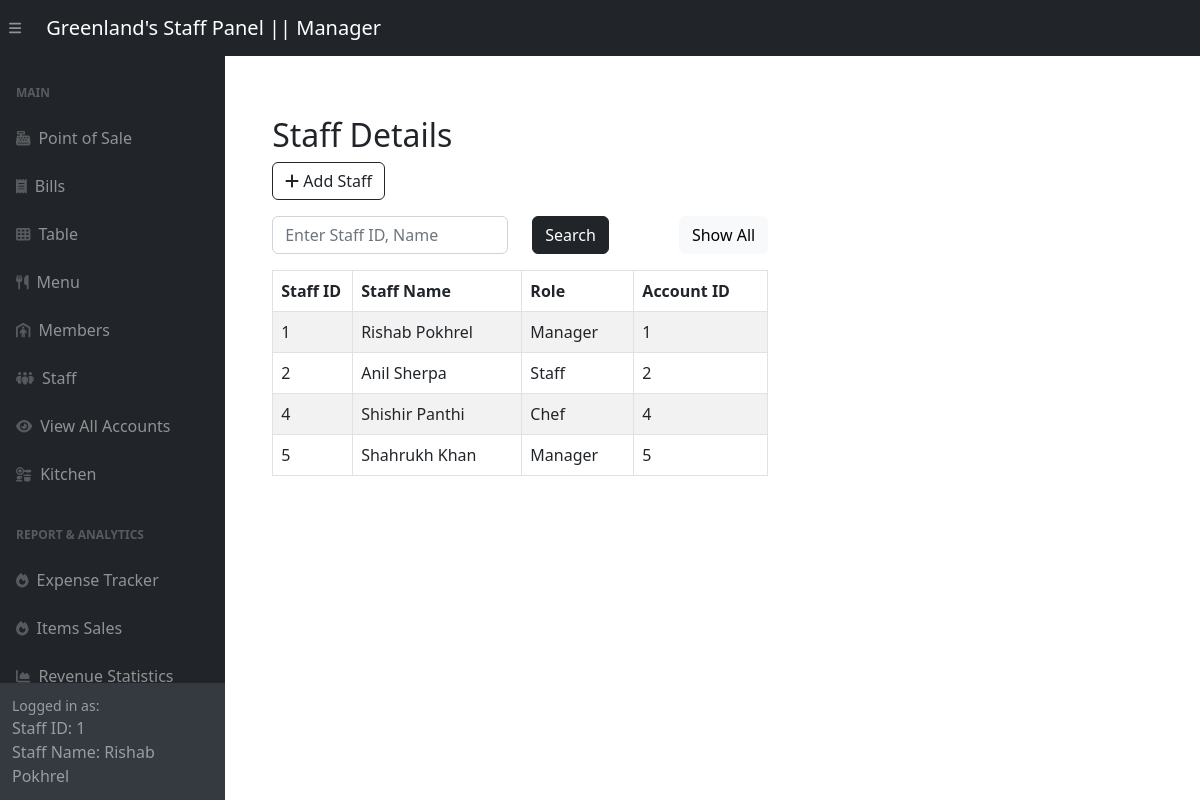
Screenshot of /adminSide/panel/staff-panel.php (signed in) with the database file from the repository.
### tables this page shows
CREATE TABLE `staffs` (
  `staff_id` int(11) NOT NULL,
  `staff_name` varchar(255) DEFAULT NULL,
  `role` varchar(255) DEFAULT NULL,
  `account_id` int(11) DEFAULT NULL
);

### adminSide/panel/staff-panel.php (the view, shortened to what this page needs)
<?php include '../inc/dashHeader.php'; ?>
<div class="wrapper">
    <div class="container-fluid pt-5 pl-600">
        <div class="row">
            <div class="m-50">
                <div class="mt-5 mb-3">
                    <h2 class="pull-left">Staff Details</h2>
                    <a href="../staffCrud/createStaff.php" class="btn btn-outline-dark"><i class="fa fa-plus"></i> Add Staff</a>
                </div>
                <div class="mb-3">
                    <form method="POST" action="#">
                        <div class="row">
                            <div class="col-md-6">
                                <input required type="text" id="search" name="search" class="form-control" placeholder="Enter Staff ID, Name">
                            </div>
                            <div class="col-md-3">
                                <button type="submit" class="btn btn-dark">Search</button>
                            </div>
                            <div class="col" style="text-align: right;">
                                <a href="staff-panel.php" class="btn btn-light">Show All</a>
                            </div>
                        </div>
                    </form>
                </div>
                <?php
                require_once "../config.php";
                if (isset($_POST['search'])) {
                    if (!empty($_POST['search'])) {
                        $search = $_POST['search'];
                        $sql = "SELECT * FROM staffs WHERE staff_name LIKE '%$search%' OR staff_id = '$search' ORDER BY account_id";
                    } else {
                        $sql = "SELECT * FROM staffs ORDER BY account_id";
                    }
                } else {
                    $sql = "SELECT * FROM staffs ORDER BY account_id";
                }
                if ($result = mysqli_query($link, $sql)) {
                    if (mysqli_num_rows($result) > 0) {
                        echo '<table class="table table-bordered table-striped">';
                        echo "<thead>";
                        echo "<tr>";
                        echo "<th style='width:5em;'>Staff ID</th>";
                        echo "<th>Staff Name</th>";
                        echo "<th style='width:7em;'>Role</th>";
                        echo "<th>Account ID</th>";
                        echo "</tr>";
                        echo "</thead>";
                        echo "<tbody>";
                        while ($row = mysqli_fetch_array($result)) {
                            echo "<tr>";
                            echo "<td>" . $row['staff_id'] . "</td>";
                            echo "<td>" . $row['staff_name'] . "</td>";
                            echo "<td>" . $row['role'] . "</td>";
                            echo "<td>" . $row['account_id'] . "</td>";
                            echo "</tr>";
                        }
                        echo "</tbody>";
                        echo "</table>";
                    } else {
                        echo '<div class="alert alert-danger"><em>No records were found.</em></div>';
                    }
                } else {
                    echo "Oops! Something went wrong. Please try again later.";
                }
                ?>
            </div>
        </div>
    </div>
</div>
<?php include '../inc/dashFooter.php'; ?>

### adminSide/inc/dashHeader.php (shortened to what this page needs)
<?php
require_once "../config.php";
$sql = "SELECT * FROM staffs where account_id = " . $_SESSION['logged_account_id'];
$result = mysqli_query($link, $sql);
$row = mysqli_fetch_assoc($result);
$staff_role = $row['role'];
?>
<!DOCTYPE html>
<html lang="en">
<head>
    <link href="../css/styles.css" rel="stylesheet" />
</head>
<body class="sb-nav-fixed">
    <nav class="sb-topnav navbar navbar-expand navbar-dark bg-dark">
        <button class="btn btn-link btn-sm order-1 order-lg-0 me-4 me-lg-0" id="sidebarToggle" href="#!"><i class="fas fa-bars"></i></button>
        <?php
        if ($staff_role == "Chef")
            echo <<<link
                <a class="navbar-brand ps-3" href="../panel/kitchen-panel.php">Greenland's Staff Panel || $staff_role </a>
            link;
        else
            echo <<<link
                <a class="navbar-brand ps-3" href="../panel/pos-panel.php">Greenland's Staff Panel || $staff_role </a>
            link;
        ?>
    </nav>
    <div id="layoutSidenav">
        <div id="layoutSidenav_nav">
            <nav class="sb-sidenav accordion sb-sidenav-dark" id="sidenavAccordion">
                <div class="sb-sidenav-menu">
                    <div class="nav">
                        <div class="sb-sidenav-menu-heading">Main</div>
                        <?php
                        if ($staff_role == "Chef") {
                            echo <<<data
                            <a class="nav-link" href="../panel/kitchen-panel.php">
                            <div class="sb-nav-link-icon"><i class="fas fa-kitchen-set"></i></div>
                            Kitchen
                        </a>
                        <a class="nav-link" href="../StaffLogin/logout.php">
                                <div class="sb-nav-link-icon"><i class="fas fa-key"></i></div>
                                Log out
                            </a>
                        data;
                        } else if ($staff_role == "Manager") {
                            echo <<<data2
                            <a class="nav-link" href="../panel/pos-panel.php">
                                <div class="sb-nav-link-icon"><i class="fas fa-cash-register"></i></div>
                                Point of Sale
                            </a>
                            <a class="nav-link" href="../panel/bill-panel.php">
                                <div class="sb-nav-link-icon"><i class="fas fa-receipt"></i></div>
                                Bills
                            </a>
                            <a class="nav-link" href="../panel/table-panel.php">
                                <div class="sb-nav-link-icon"><i class="fas fa-table-cells"></i></div>
                                Table
                            </a>
                            <a class="nav-link" href="../panel/menu-panel.php">
                                <div class="sb-nav-link-icon"><i class="fas fa-utensils"></i></div>
                                Menu
                            </a>
                            <a class="nav-link" href="../panel/customer-panel.php">
                                <div class="sb-nav-link-icon"><i class="fas fa-person-shelter"></i></div>
                                Members
                            </a>
                            <a class="nav-link" href="../panel/staff-panel.php">
                                <div class="sb-nav-link-icon"><i class="fas fa-people-group"></i></div>
                                Staff
                            </a>
                            <a class="nav-link" href="../panel/account-panel.php">
                                <div class="sb-nav-link-icon"><i class="fas fa-eye"></i></div>
                                View All Accounts
                            </a>
                            <a class="nav-link" href="../panel/kitchen-panel.php">
                                <div class="sb-nav-link-icon"><i class="fas fa-kitchen-set"></i></div>
                                Kitchen
                            </a>
                            <div class="sb-sidenav-menu-heading">Report & Analytics</div>
                            <a class="nav-link" target="_blank" href="../redirect.php">
                                <div class="sb-nav-link-icon"><i class="fas fa-fire"></i></div>
                                Expense Tracker
                            </a>
                            <a class="nav-link" href="../panel/sales-panel.php">
                                <div class="sb-nav-link-icon"><i class="fas fa-fire"></i></div>
                                Items Sales
                            </a>
                            <a class="nav-link" href="../panel/statistics-panel.php">
                                <div class="sb-nav-link-icon"><i class="fas fa-chart-area"></i></div>
                                Revenue Statistics
                            </a>
                            data2;
                        } else if ($staff_role == "Staff") {
                            echo <<<data3
                            <a class="nav-link" href="../panel/pos-panel.php">
                                <div class="sb-nav-link-icon"><i class="fas fa-cash-register"></i></div>
                                Point of Sale
                            </a>
                            <a class="nav-link" href="../panel/bill-panel.php">
                                <div class="sb-nav-link-icon"><i class="fas fa-receipt"></i></div>
                                Bills
                            </a>
                            <a class="nav-link" href="../panel/table-panel.php">
                                <div class="sb-nav-link-icon"><i class="fas fa-table-cells"></i></div>
                                Table
                            </a>
                            <a class="nav-link" href="../panel/customer-panel.php">
                                <div class="sb-nav-link-icon"><i class="fas fa-person-shelter"></i></div>
                                Members
                            </a>
                            <a class="nav-link" href="../StaffLogin/logout.php">
                                <div class="sb-nav-link-icon"><i class="fas fa-key"></i></div>
                                Log out
                            </a>
                            data3;
                        }
                        ?>
                    </div>
                </div>
                <div class="sb-sidenav-footer">
                    <div class="small">Logged in as:</div>
                    <?php
                    if (isset($_SESSION['logged_account_id']) && isset($_SESSION['logged_staff_name'])) {
                        echo "Staff ID: " . $_SESSION['logged_account_id'] . "<br>";
                        echo "Staff Name: " . $_SESSION['logged_staff_name'];
                    } else {
                        echo "Not logged in";
                    }
                    ?>
                </div>
            </nav>
        </div>
        </<div>
        <div id="content-for-template">Content</div>

### adminSide/panel/staff-panel.php (style rules this page uses)
.wrapper { width: 60%; padding-left: 200px; padding-top: 20px }

### rows the page displays
staffs: role "Manager", staff_id "1", staff_name "Rishab Pokhrel", account "1"
staffs: staff_id "2", staff_name "Anil Sherpa", role "Staff", account "2"
staffs: staff_id "4", staff_name "Shishir Panthi", role "Chef", account "4"
staffs: staff_id "5", staff_name "Shahrukh Khan", role "Manager", account "5"

### other values shown
$_SESSION['logged_account_id'] "1"
$_SESSION['logged_staff_name'] "Rishab Pokhrel"
